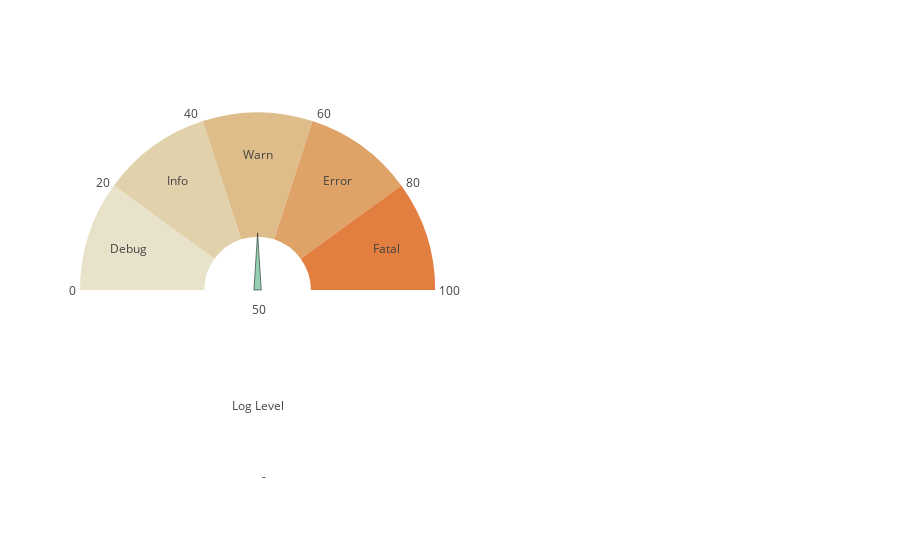

The notebook cell this image was saved under:
### Markdown cell above
# Dial
Now we need a dial to show the current position in the meter at a particular time.
Plotly's path shape can be used for this. A nice explanation of SVG path is available here by Mozilla.
We can use a filled triangle to create our Dial.

### Code cell
layout = {
    'xaxis': {
        'showticklabels': False,
        'showgrid': False,
        'zeroline': False,
    },
    'yaxis': {
        'showticklabels': False,
        'showgrid': False,
        'zeroline': False,
    },
    'shapes': [
        {
            'type': 'path',
            'path': 'M 0.235 0.5 L 0.24 0.65 L 0.245 0.5 Z',
            'fillcolor': 'rgba(44, 160, 101, 0.5)',
            'line': {'width': 0.5},
            'xref': 'paper',
            'yref': 'paper'
        }
    ],
    'annotations': [
        {
            'xref': 'paper',
            'yref': 'paper',
            'x': 0.23,
            'y': 0.45,
            'text': '50',
            'showarrow': False
        }
    ]
}

# we don't want the boundary now
base_chart['marker']['line']['width'] = 0
fig = {"data": [base_chart, meter_chart], "layout": layout}
plotly.offline.iplot(fig, filename='gauge-meter-chart')

### Figure 1 — Plotly figure (JSON) as saved in the notebook; plotly's stock layout.template omitted (floating-point values rounded to 4 significant figures)
{"data": [{"direction": "clockwise", "domain": {"x": [0, 0.48]}, "hole": 0.4, "hoverinfo": "none", "labels": ["-", "0", "20", "40", "60", "80", "100"], "marker": {"colors": ["rgb(255, 255, 255)", "rgb(255, 255, 255)", "rgb(255, 255, 255)", "rgb(255, 255, 255)", "rgb(255, 255, 255)", "rgb(255, 255, 255)", "rgb(255, 255, 255)"], "line": {"width": 0}}, "name": "Gauge", "rotation": 108, "showlegend": false, "textinfo": "label", "textposition": "outside", "type": "pie", "uid": "4bccc003-235b-4dc3-a5db-41a088e56b18", "values": [40, 10, 10, 10, 10, 10, 10]}, {"direction": "clockwise", "domain": {"x": [0, 0.48]}, "hole": 0.3, "hoverinfo": "none", "labels": ["Log Level", "Debug", "Info", "Warn", "Error", "Fatal"], "marker": {"colors": ["rgb(255, 255, 255)", "rgb(232,226,202)", "rgb(226,210,172)", "rgb(223,189,139)", "rgb(223,162,103)", "rgb(226,126,64)"]}, "name": "Gauge", "rotation": 90, "showlegend": false, "textinfo": "label", "textposition": "inside", "type": "pie", "uid": "5394a1d0-4417-4c7c-8d51-5dc6555d7394", "values": [50, 10, 10, 10, 10, 10]}], "layout": {"annotations": [{"showarrow": false, "text": "50", "x": 0.23, "xref": "paper", "y": 0.45, "yref": "paper"}], "shapes": [{"fillcolor": "rgba(44, 160, 101, 0.5)", "line": {"width": 0.5}, "path": "M 0.235 0.5 L 0.24 0.65 L 0.245 0.5 Z", "type": "path", "xref": "paper", "yref": "paper"}], "xaxis": {"showgrid": false, "showticklabels": false, "zeroline": false}, "yaxis": {"showgrid": false, "showticklabels": false, "zeroline": false}}}
